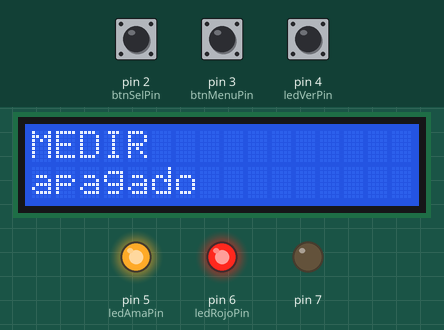
Simulated run of this sketch. Board: Arduino Uno, built with avr-gcc and run on an emulated ATmega328P. On the bench: 16×2 character LCD, output pins drawn as LEDs (lit = HIGH). Inputs (shaded band) come from the test bench; at power-on: pin 2 (btnSelPin) HIGH, pin 3 (btnMenuPin) HIGH, pin 4 (ledVerPin) LOW. What the sketch prints to the serial monitor is not drawn.

Above: at 1.2 s.
1.3 s: pin 2 (btnSelPin) pulled LOW for 0.6 s
At 1.9 s:
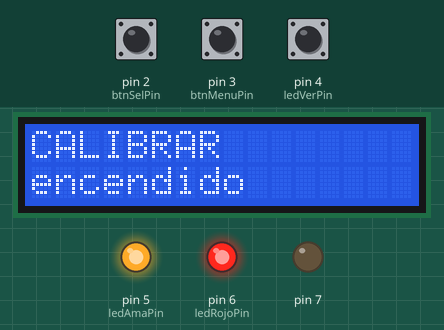
4.5 s: pin 3 (btnMenuPin) pulled LOW for 0.6 s
At 6.0 s:
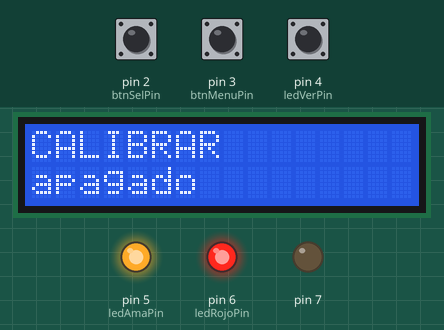
8.6 s: pin 4 (ledVerPin) pulled LOW for 0.6 s
At 9.5 s:
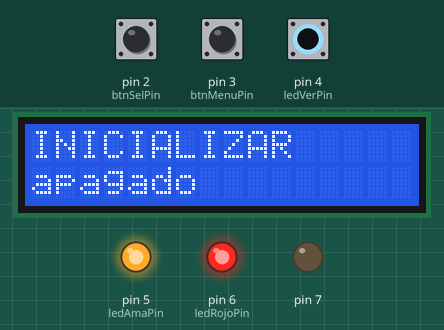
12.7 s: pin 2 (btnSelPin) pulled LOW for 1 s
At 12.7 s:
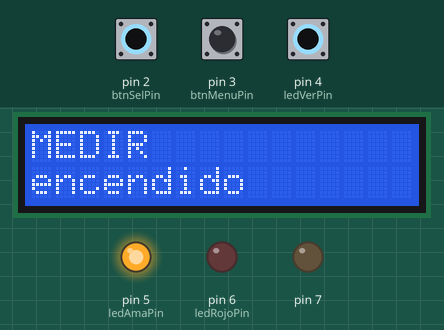
16.6 s: pin 2 (btnSelPin) pulled LOW for 0.6 s
18.7 s: pin 2 (btnSelPin) pulled LOW for 3.2 s
Timing chart, 0 to 24.4 s (numbered marks = the images above; inputs shaded):
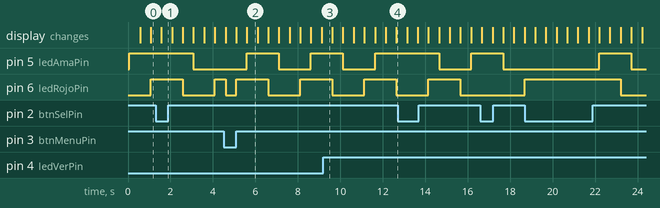

Measured:
- what the display in image 2 shows lasts 0.5 s, from 5.6 s to 6.1 s

The sketch:

menu.ino
```cpp
/* LCD:
   * LCD RS  pin to analog pin A0
   * LCD  Enable pin to analog pin A1
   * LCD D4  pin to analog pin A2
   * LCD D5  pin to analog pin A3
   * LCD D6  pin to analog pin A4
   * LCD D7  pin to analog pin A5
   *
   Menu:
   * Select to digital pin 2
   * Menu to digital pin 3
   * Led1 to digital pin 5
   * Led1 to digital pin 6
   * Led1 to digital pin 7
*/

#include <LiquidCrystal.h>

LiquidCrystal lcd(A0,A1,A2,A3,A4,A5);

enum funciones{med, cal, ini};
             //  0    1    2
             //roj amar verde

boolean t1=false, t2=false, t3=false;

const int btnSelPin = 2;
const int btnMenuPin = 3;
const int ledVerPin = 4;
const int ledAmaPin = 5;
const int ledRojoPin = 6;

int btnMenuState = 0;
int btnSelState = 0;
int opc = 0;


void medir(void){
  t1 = !t1;
  if(t1 == false){
    digitalWrite(ledRojoPin, LOW);
    //lcd.setCursor(0,1);
    //lcd.print("apagado");
  }
  if(t1 == true){
    digitalWrite(ledRojoPin, HIGH);
    //lcd.setCursor(0,1);
    //lcd.print("encendido");
  }
  Serial.println("medir");
}

void calibrar(void){
  t2 = !t2;
  if(t2 == false){
    digitalWrite(ledAmaPin, LOW);
    //lcd.setCursor(0,1);
    //lcd.print("apagado");
  }
  if(t2 == true){
    digitalWrite(ledAmaPin, HIGH);
    //lcd.setCursor(0,1);
    //lcd.print("encendido");
  }
  Serial.println("calibrar");
}

void inicializar(void){
  t3 = !t3;
  if(t3 == false){
    digitalWrite(ledVerPin, LOW);
    //lcd.setCursor(0,1);
    //lcd.print("apagado");
  }
  if(t3 == true){
    digitalWrite(ledVerPin, HIGH);
    //lcd.setCursor(0,1);
    //lcd.print("encendido");
  }
  Serial.println("inicializar");
}

void elegirFun(int numfun){
  switch(numfun){
    case 0:
      medir();
      break;
    case 1:
      calibrar();
      break;
    case 2:
      inicializar();
      break;
  }
}

void setup(){
  Serial.begin(9600);
  lcd.begin(16, 2);

  pinMode(2 , INPUT_PULLUP);
  pinMode(3 , INPUT_PULLUP);

  pinMode(5 , OUTPUT);
  pinMode(6 , OUTPUT);
  pinMode(7 , OUTPUT);
}

void loop(){
  char nmenu = 3;
  //btnMenuState = digitalRead(btnMenuPin);
  //btnSelState = digitalRead(btnSelPin);

  if(digitalRead(btnMenuPin) == HIGH){
    opc = opc + 1;
  }

  if(opc > (nmenu-1)){
    opc = 0;
  }

  Serial.println(opc);

  switch(opc){
    case 0:
      //lcd.clear();
      lcd.setCursor(0,0);
      lcd.print("MEDIR      ");
      lcd.setCursor(0,1);
      if(digitalRead(ledRojoPin) == HIGH){
        lcd.print("encendido");
      }
      if(digitalRead(ledRojoPin) == LOW){
        lcd.print("apagado  ");
      }
      break;
    case 1:
      //lcd.clear();
      lcd.setCursor(0,0);
      lcd.print("CALIBRAR   ");
      lcd.setCursor(0,1);
      if(digitalRead(ledAmaPin) == HIGH){
        lcd.print("encendido");
      }
      if(digitalRead(ledAmaPin) == LOW){
        lcd.print("apagado  ");
      }
      break;
    case 2:
      //lcd.clear();
      lcd.setCursor(0,0);
      lcd.print("INICIALIZAR");
      lcd.setCursor(0,1);
      if(digitalRead(ledVerPin) == HIGH){
        lcd.print("encendido");
      }
      if(digitalRead(ledVerPin) == LOW){
        lcd.print("apagado  ");
      }
      break;
    default:
      lcd.clear();
  }

  if(digitalRead(btnSelPin) == HIGH){
    elegirFun(opc);
  }
  delay(500);
}
```
